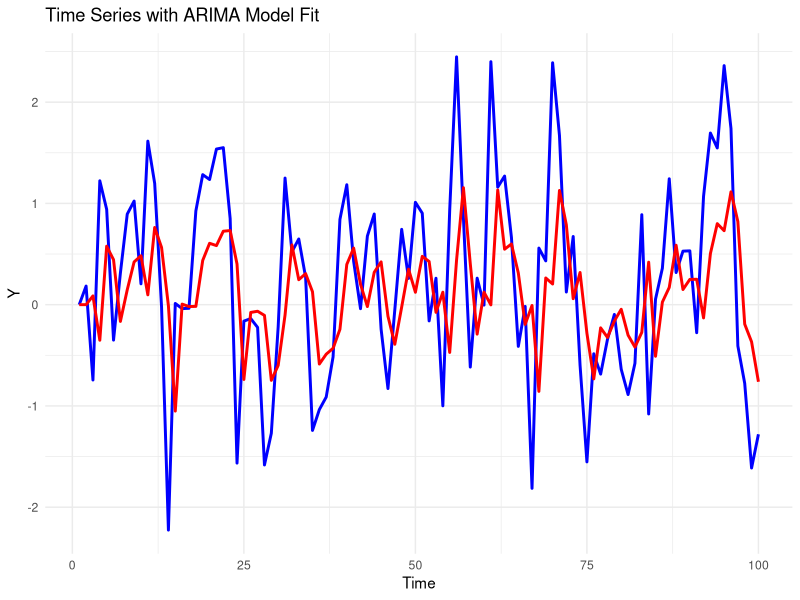

Recreate this plot in R.
## ---- chunk 1
library(ggplot2)
library(forecast)
set.seed(1)

# Generate time series data
n <- 100
y_data <- numeric(n)
epsilon <- rnorm(n, mean = 0, sd = 1) # Noise term

# Generate y values recursively
y_data[1] <- 0
for (i in 2:n) {
  y_data[i] <- 0.5 * y_data[i - 1] + epsilon[i]
}

# Create a data frame
time_series_df <- data.frame(
  time = 1:n,
  y = y_data
)

# Fit an ARIMA model to the data
arima_model <- auto.arima(y_data)

# Plot the time series and ARIMA fit
ggplot(time_series_df, aes(x = time, y = y)) +
  geom_line(color = "blue", size = 1) +  # Original time series
  geom_line(aes(y = fitted(arima_model)), color = "red", size = 1) +  # Fitted ARIMA line
  labs(
    title = "Time Series with ARIMA Model Fit",
    x = "Time",
    y = "Y"
  ) +
  theme_minimal()
